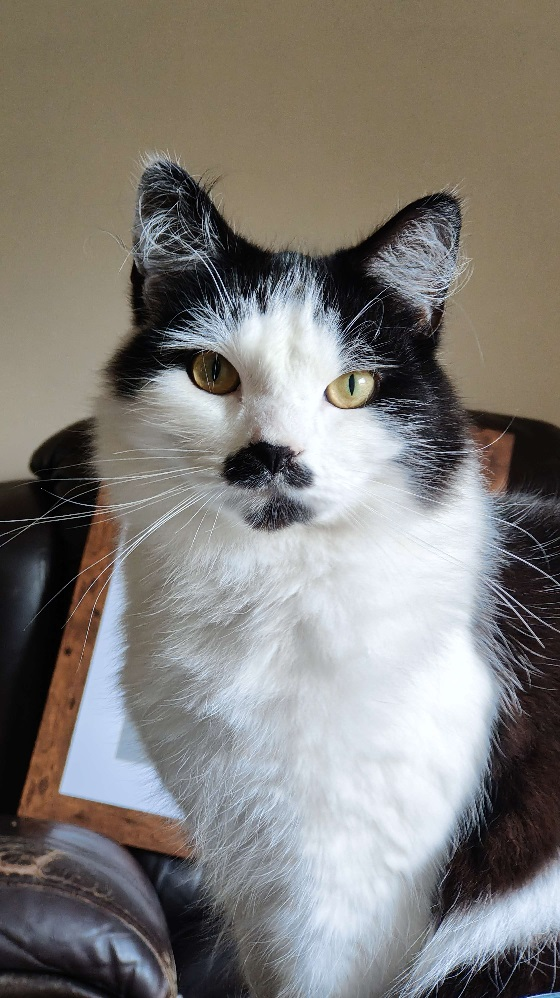
#> input picture grafika-lab-6/obraz.jpg, 560 x 998 px
$ python main.py
#> lines starting #> are read from the running program, lines starting #| are printed output that depends on the picture; after the words box and inside, x2 and y2 are one past the last pixel; in counts of white or black regions, pixels touching at a corner belong together
from PIL import Image
import numpy as np
import matplotlib.pyplot as plt

obraz = Image.open("obraz.jpg")
#> obraz is the input picture: PIL image 560x998 RGB; mean R, G, B 129.2, 125.9, 121.7
inicjaly = Image.open("inicjalny.bmp")
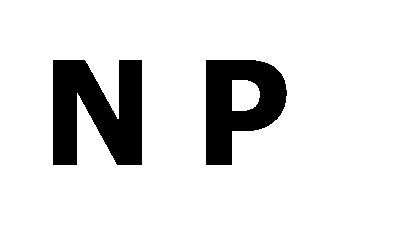
#> input picture grafika-lab-6/inicjalny.bmp, 400 x 225 px
#> inicjaly is the input picture: PIL image 400x225 1; 86.5% white; 2 black regions, box (x1, y1, x2, y2) and area: (53, 60, 142, 165) 6833, (206, 60, 287, 165) 5314


def zakres(w, h):  # funkcja, która uprości podwójna petle for
    return [(i, j) for i in range(w) for j in range(h)]


def wstaw_inicjaly(obraz: Image, inicjaly: Image, m: int, n: int, kolor: (int, int, int)) -> Image:
    obraz1 = obraz.copy()
    w, h = obraz.size
    w0, h0 = inicjaly.size
    for i, j in zakres(w0, h0):
        if i + m < w and j + n < h:
            if inicjaly.getpixel((i, j)) == 0:
                obraz1.putpixel((i + m, j + n), kolor)
    return obraz1


def wstaw_inicjaly_maska(obraz, inicjaly, m, n, x, y, z) -> Image:
    obraz1 = obraz.copy()
    w, h = obraz.size
    w0, h0 = inicjaly.size
    for i, j in zakres(w0, h0):
        if i + m < w and j + n < h:
            if inicjaly.getpixel((i, j)) == 0:
                p = obraz.getpixel((i + m, j + n))
                obraz1.putpixel((i + m, j + n), (p[0] + x, p[1] + y, p[2] + z))
    return obraz1


def wstaw_inicjaly_load(obraz: Image, inicjaly: Image, m: int, n: int, kolor: (int, int, int)) -> Image:
    obraz1 = obraz.copy()
    pixele_obraz = obraz1.load()
    pixele_inicjaly = inicjaly.load()
    w, h = obraz.size
    w0, h0 = inicjaly.size
    for i, j in zakres(w0, h0):
        if i + m < w and j + n < h:
            if pixele_inicjaly[i, j] == 0:
                pixele_obraz[i + m, j + n] = kolor
    return obraz1


def wstaw_inicjaly_maska_load(obraz, inicjaly, m, n, x, y, z) -> Image:
    obraz1 = obraz.copy()
    pixele_obraz = obraz1.load()
    pixele_inicjaly = inicjaly.load()
    w, h = obraz.size
    w0, h0 = inicjaly.size
    for i, j in zakres(w0, h0):
        if i + m < w and j + n < h:
            if pixele_inicjaly[i, j] == 0:
                p = pixele_obraz[i + m, j + m]
                pixele_obraz[i + m, j + n] = (p[0] + x, p[1] + y, p[2] + z)
    return obraz1


def kontrast(obraz, wsp_kontrastu):
    obraz1 = obraz.copy()
    mn = ((255 + wsp_kontrastu) / 255) ** 2
    return obraz1.point(lambda i: 128 + (i - 128) * mn)

obraz1 = wstaw_inicjaly_load(obraz, inicjaly, 160, 743, (255, 0, 0))
obraz1.show()

obraz2 = wstaw_inicjaly_maska_load(obraz, inicjaly, 120, 450, 40, -20, -20)
obraz2.show()
obraz1 = wstaw_inicjaly(obraz, inicjaly, 160, 743, (255, 0, 0))
obraz1.show()
obraz1.save("obraz1.png")
obraz2 = wstaw_inicjaly_maska(obraz, inicjaly, 120, 450, 40, -20, -20)
obraz2.show()
obraz2.save("obraz2.png")

obraz_kon1 = kontrast(obraz, 10)
obraz_kon2 = kontrast(obraz, 50)
obraz_kon3 = kontrast(obraz, 100)

plt.figure(figsize=(32, 16))
plt.subplot(1, 4, 1)
plt.imshow(obraz)
plt.axis('off')
plt.subplot(1, 4, 2)
plt.imshow(obraz_kon1)
plt.axis('off')
plt.subplot(1, 4, 3)
plt.imshow(obraz_kon2)
plt.axis('off')
plt.subplot(1, 4, 4)
plt.imshow(obraz_kon3)
plt.axis('off')
plt.subplots_adjust(wspace=0.05, hspace=0.05)
plt.savefig('fig1.png')


def filtr_liniowy(image, a, b): # a, b liczby całkowite
    image1 = image.copy()
    w, h = image.size
    pixele = image1.load()
    for i, j in zakres(w, h):
        pixele[i, j] = (pixele[i, j][0]* a + b, pixele[i, j][1]* a + b, pixele[i, j][2]* a + b)
    return image1


def transformacja_logarytmiczna(obraz):
    obraz1 = obraz.copy()
    return obraz1.point(lambda i: 255 * np.log(1 + i / 255))


obraz_fl = filtr_liniowy(obraz, 2, 100)
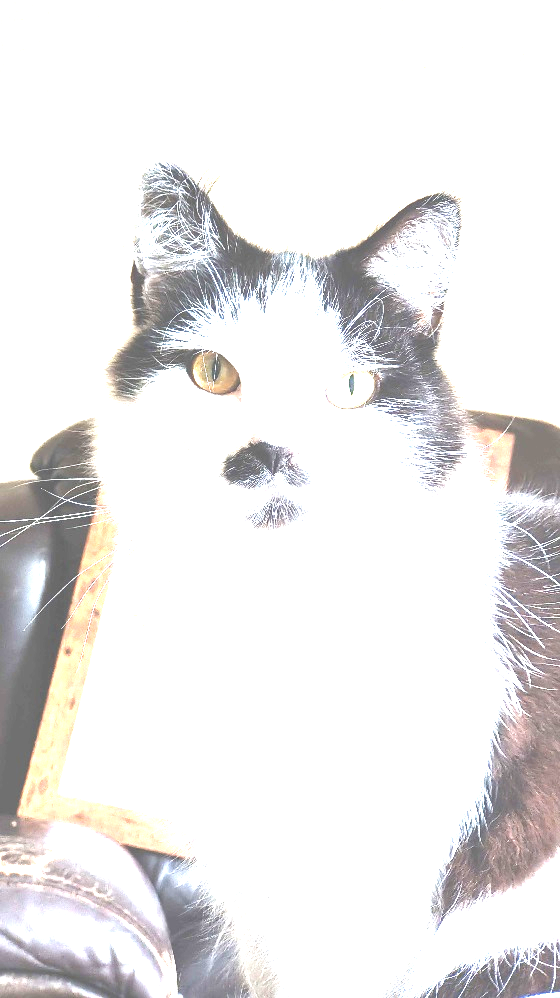
#> obraz_fl: PIL image 560x998 RGB; mean R, G, B 234.8, 233.3, 233.1
obraz_log = transformacja_logarytmiczna(obraz)
#> in transformacja_logarytmiczna, `return obraz1.point(lambda i: 255 * np.log(1 + i / 255))`:
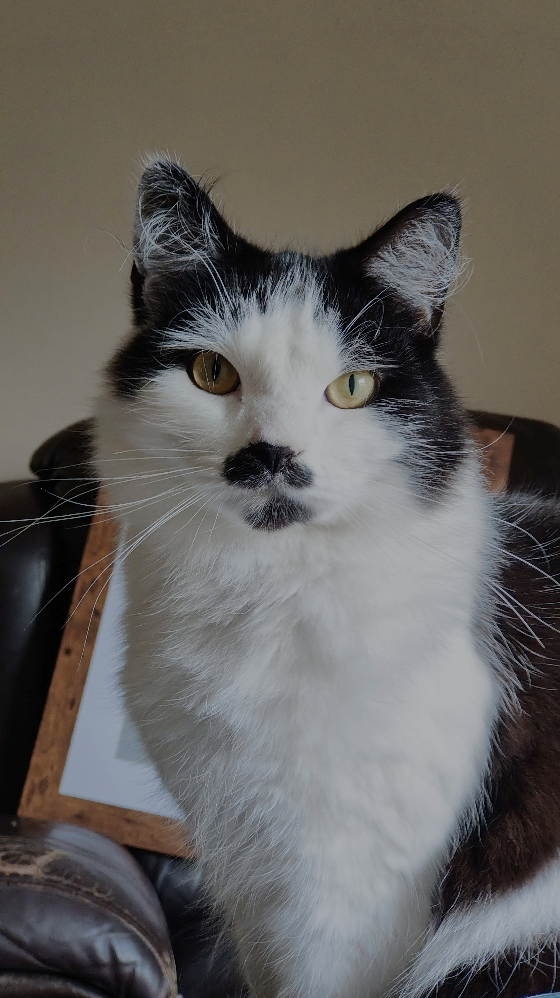
#> returned value: PIL image 560x998 RGB; mean R, G, B 100.7, 98.1, 94.8

plt.figure(figsize=(32, 16))
plt.subplot(1, 3, 1)
plt.imshow(obraz)
plt.axis('off')
plt.subplot(1, 3, 2)
plt.imshow(obraz_fl)
plt.axis('off')
plt.subplot(1, 3, 3)
plt.imshow(obraz_log)
plt.axis('off')
plt.subplots_adjust(wspace=0.05, hspace=0.05)
plt.savefig('fig2.png')

def transformacja_gamma(obraz, gamma):
    return obraz.point(lambda i: (i / 255) ** (1 / gamma) * 255)

obraz_gamma1 = transformacja_gamma(obraz, 10)
#> in transformacja_gamma, `return obraz.point(lambda i: (i / 255) ** (1 / gamma) * 255)`:
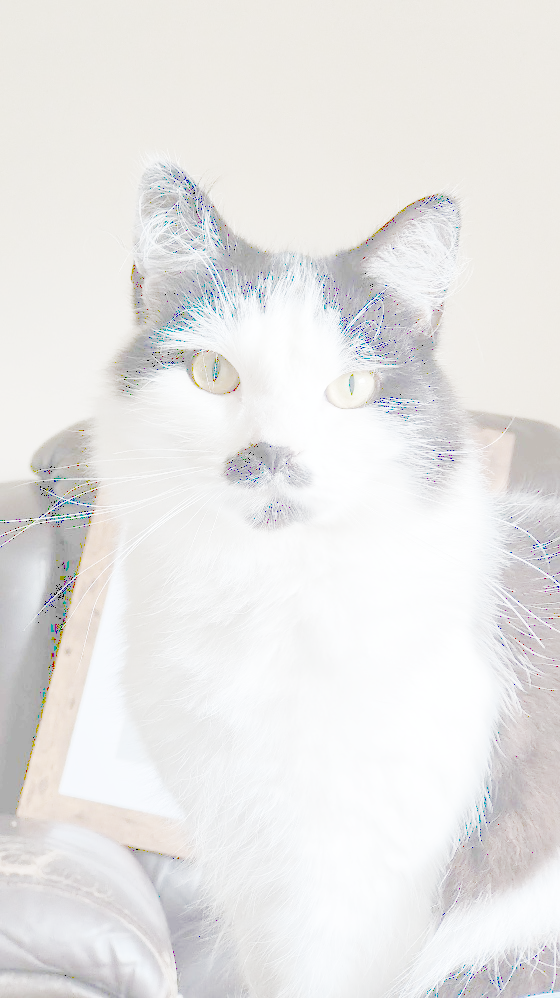
#> returned value: PIL image 560x998 RGB; mean R, G, B 232.7, 231.7, 230.7
obraz_gamma2 = transformacja_gamma(obraz, 50.7)
#> call 2 of transformacja_gamma, with gamma = 50.7
#> in transformacja_gamma (call 2), `return obraz.point(lambda i: (i / 255) ** (1 / gamma) * 255)`:
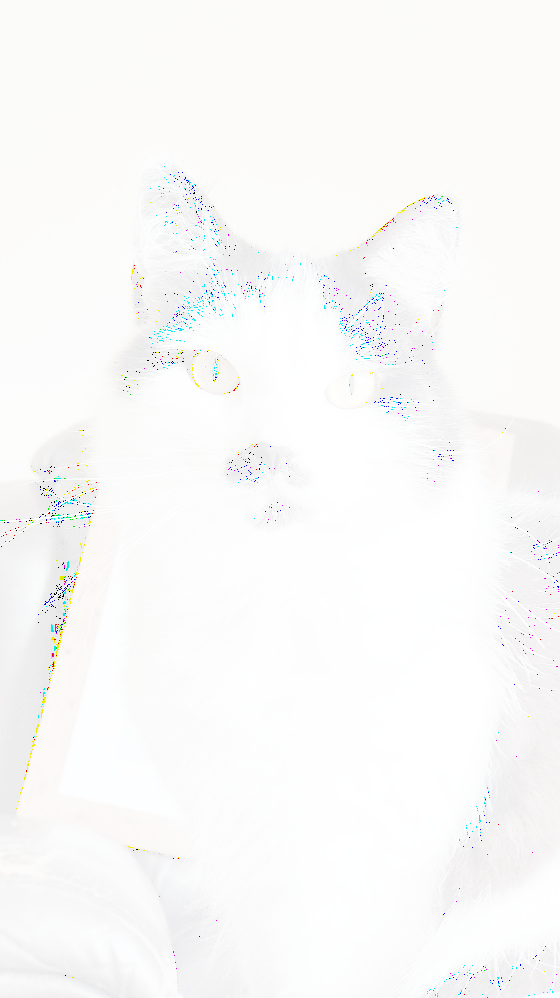
#> returned value: PIL image 560x998 RGB; mean R, G, B 249.7, 249.7, 249.6
obraz_gamma3 = transformacja_gamma(obraz, 100)

plt.figure(figsize=(32, 16))
plt.subplot(1, 4, 1)
plt.imshow(obraz)
plt.axis('off')
plt.subplot(1, 4, 2)
plt.imshow(obraz_gamma1)
plt.axis('off')
plt.subplot(1, 4, 3)
plt.imshow(obraz_gamma2)
plt.axis('off')
plt.subplot(1, 4, 4)
plt.imshow(obraz_gamma3)
plt.axis('off')
plt.subplots_adjust(wspace=0.05, hspace=0.05)
plt.savefig('fig3.png')
obraz1 = obraz.copy()
T = np.array(obraz1, dtype='uint8')
T += 100
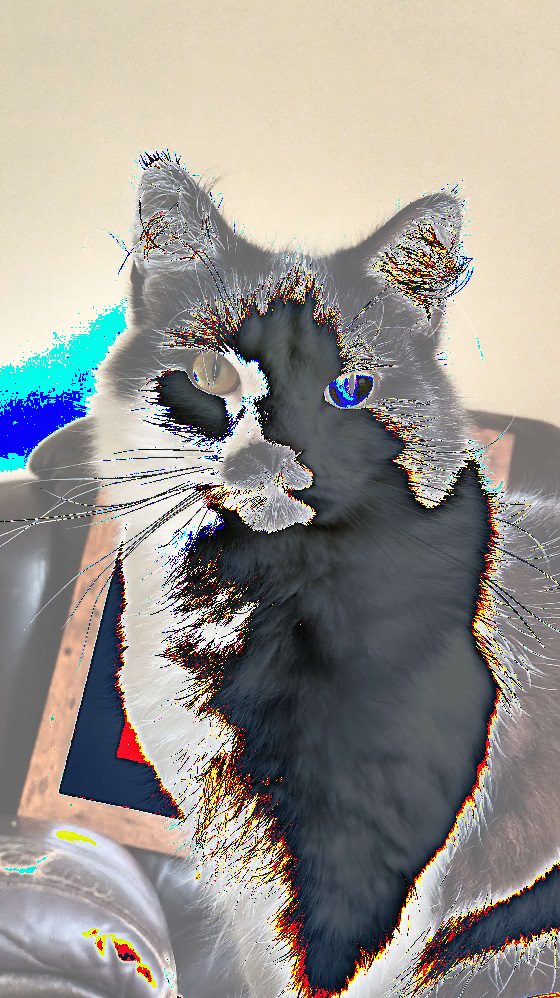
#> T: shape (998, 560, 3); mean R, G, B 152.7, 148.9, 143.7
obraz_wynik = Image.fromarray(T, "RGB")
obraz_wynik.show()

# jeżeli nieprawda, że i > wsp wstaw 0 a w przeciwnym przypadku wstaw 255def efekt_plakatu(im, wsp):
obraz1.point(lambda i: i + 200)
obraz1.show()

def rozjasnij(obraz, wsp):
    obraz1 = obraz.copy()
    pixel = obraz1.load()
    w, h = obraz1.size
    for i, j in zakres(w, h):
            r, g, b = pixel[i, j]
            r = r + wsp
            if r > 255:
                r = 255
            g = g + wsp
            if g > 255:
                g = 255
            b = b + wsp
            if b > 255:
                b = 255
            pixel[i, j] = (r, g, b)
    return obraz1


obraz_do_roz = obraz.copy()
obraz_roz = rozjasnij(obraz_do_roz, 100)
#> the loop in rozjasnij, `for i, j in zakres(w, h):` made 558880 passes
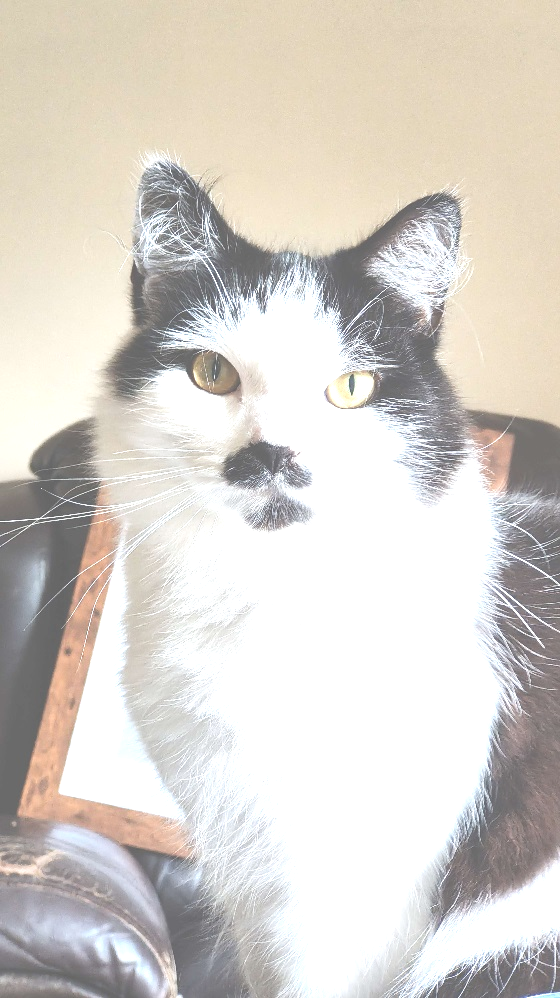
#> obraz_roz: PIL image 560x998 RGB; mean R, G, B 215.2, 209.8, 203
obraz_roz.show()
